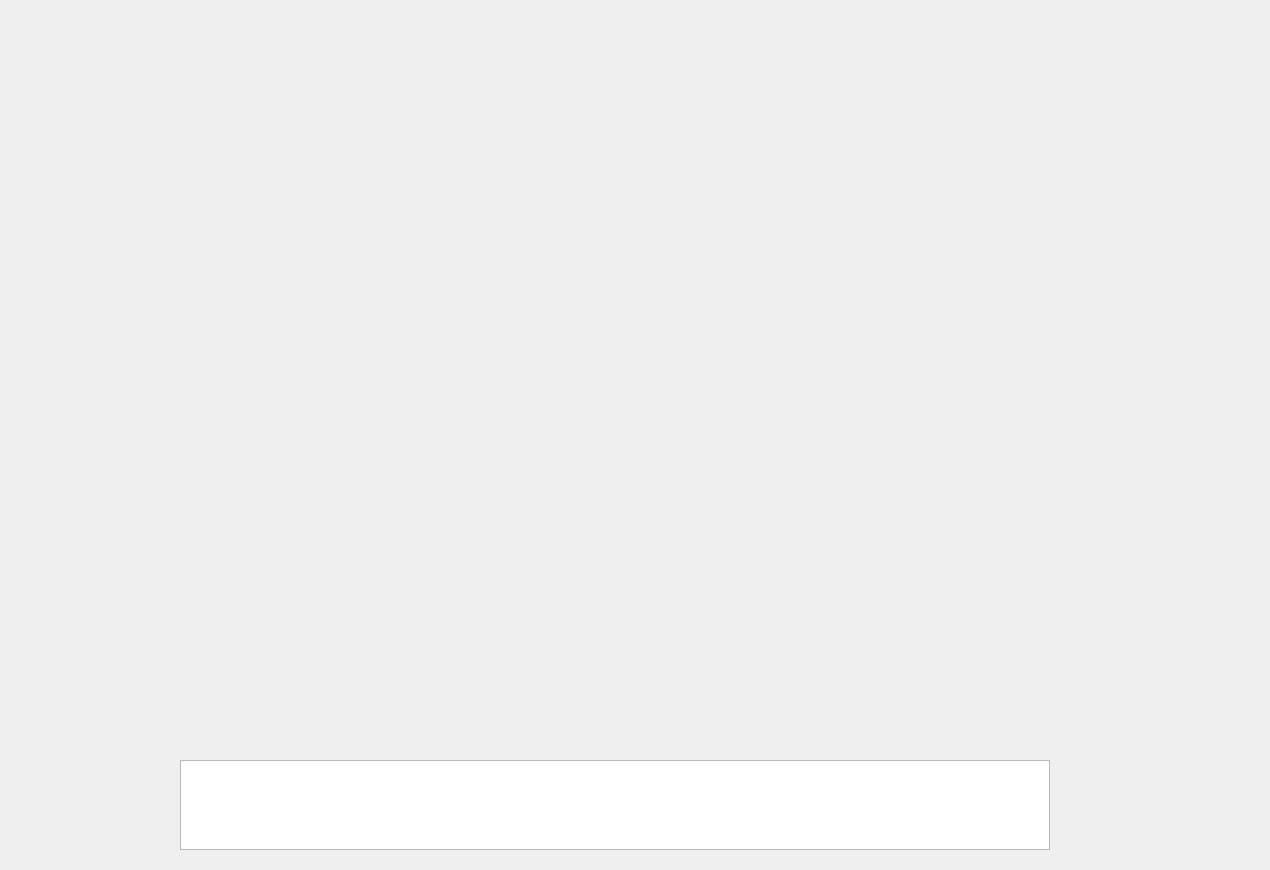
<?xml version="1.0" encoding="UTF-8"?>
<ui version="4.0">
 <class>Form</class>
 <widget class="QWidget" name="Form">
  <property name="geometry">
   <rect>
    <x>0</x>
    <y>0</y>
    <width>1270</width>
    <height>870</height>
   </rect>
  </property>
  <property name="windowTitle">
   <string>Form</string>
  </property>
  <widget class="QWidget" name="widget" native="true">
   <property name="geometry">
    <rect>
     <x>85</x>
     <y>20</y>
     <width>1100</width>
     <height>700</height>
    </rect>
   </property>
  </widget>
  <widget class="QTextEdit" name="textEdit">
   <property name="geometry">
    <rect>
     <x>180</x>
     <y>760</y>
     <width>870</width>
     <height>90</height>
    </rect>
   </property>
  </widget>
 </widget>
 <resources/>
 <connections/>
</ui>
